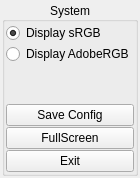
<?xml version="1.0" encoding="UTF-8"?>
<ui version="4.0">
 <class>setup</class>
 <widget class="QWidget" name="setup">
  <property name="geometry">
   <rect>
    <x>0</x>
    <y>0</y>
    <width>118</width>
    <height>178</height>
   </rect>
  </property>
  <property name="windowTitle">
   <string>Form</string>
  </property>
  <layout class="QGridLayout" name="gridLayout_2">
   <property name="leftMargin">
    <number>2</number>
   </property>
   <property name="topMargin">
    <number>2</number>
   </property>
   <property name="rightMargin">
    <number>2</number>
   </property>
   <property name="bottomMargin">
    <number>2</number>
   </property>
   <property name="spacing">
    <number>2</number>
   </property>
   <item row="0" column="1">
    <widget class="QGroupBox" name="groupBox_2">
     <property name="title">
      <string>System</string>
     </property>
     <property name="alignment">
      <set>Qt::AlignCenter</set>
     </property>
     <property name="flat">
      <bool>true</bool>
     </property>
     <layout class="QGridLayout" name="gridLayout">
      <property name="leftMargin">
       <number>1</number>
      </property>
      <property name="topMargin">
       <number>1</number>
      </property>
      <property name="rightMargin">
       <number>1</number>
      </property>
      <property name="bottomMargin">
       <number>1</number>
      </property>
      <property name="spacing">
       <number>1</number>
      </property>
      <item row="5" column="1">
       <widget class="QPushButton" name="but_exit">
        <property name="text">
         <string>Exit</string>
        </property>
       </widget>
      </item>
      <item row="2" column="1">
       <spacer name="verticalSpacer_3">
        <property name="orientation">
         <enum>Qt::Vertical</enum>
        </property>
        <property name="sizeHint" stdset="0">
         <size>
          <width>20</width>
          <height>40</height>
         </size>
        </property>
       </spacer>
      </item>
      <item row="4" column="1">
       <widget class="QPushButton" name="but_fullscreen">
        <property name="text">
         <string>FullScreen</string>
        </property>
       </widget>
      </item>
      <item row="3" column="1">
       <widget class="QPushButton" name="but_save_config">
        <property name="text">
         <string>Save Config</string>
        </property>
       </widget>
      </item>
      <item row="0" column="1">
       <widget class="QRadioButton" name="radioButton">
        <property name="text">
         <string>Display sRGB</string>
        </property>
        <property name="checked">
         <bool>true</bool>
        </property>
       </widget>
      </item>
      <item row="1" column="1">
       <widget class="QRadioButton" name="radioButton_2">
        <property name="text">
         <string>Display AdobeRGB</string>
        </property>
       </widget>
      </item>
     </layout>
    </widget>
   </item>
   <item row="0" column="0">
    <spacer name="horizontalSpacer_2">
     <property name="orientation">
      <enum>Qt::Horizontal</enum>
     </property>
     <property name="sizeHint" stdset="0">
      <size>
       <width>40</width>
       <height>20</height>
      </size>
     </property>
    </spacer>
   </item>
  </layout>
 </widget>
 <resources/>
 <connections/>
</ui>
